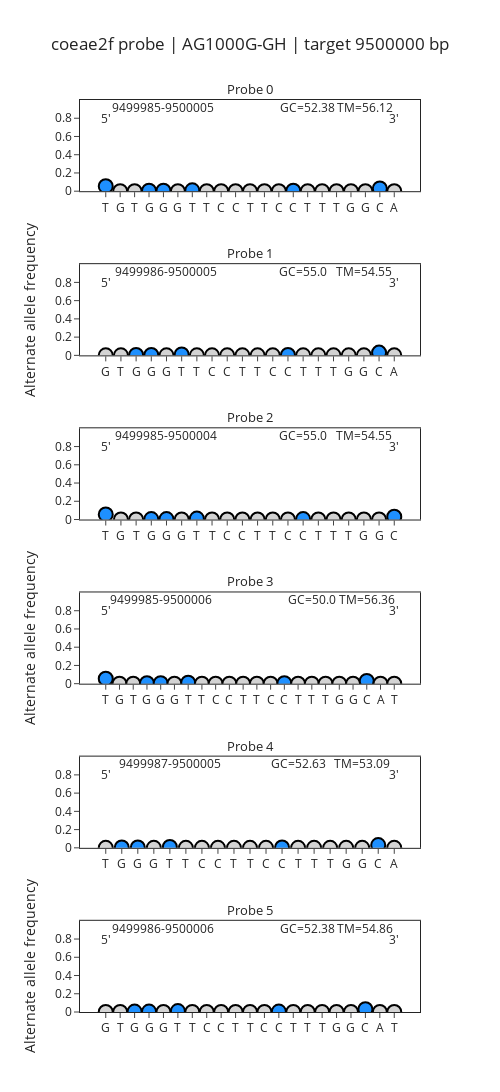

Notebook source saved alongside this figure:
### Markdown cell above
### **Plot allele frequencies in primers locations**

Now we can plot the primers pairs, and the frequency of any alternate alleles in the Ag1000g sample set of choice. When calculating allele frequencies, we will take the sum of all alternate alleles, as we are interested here in any mutations which are different from the reference genome. We can see the frequencies of specific alleles by hovering over the points of the plot - in some cases it may be preferable to design degenerate primers rather than avoid a primer pair completely.

We will also plot the primer Tm, GC and genomic spans of each primer binding site. We can use this plot to identify primers pairs and probes which may be suitable, particularly trying to avoid SNPs in the 3' end.

### Code cell
results_dict = AgamPrimer.plot_primer_ag3_frequencies(primer_df=primer_df,
                                                gdna_pos=gdna_pos,
                                                contig=contig,
                                                sample_set=sample_set, 
                                                sample_query=sample_query,
                                                assay_type=assay_type,
                                                seq_parameters=seq_parameters,
                                                save=True)

### Figure 1 — Plotly figure (JSON) as saved in the notebook; plotly's stock layout.template omitted (floating-point values rounded to 4 significant figures)
{"data": [{"customdata": [[0.05, 0.005, 0, 0.945, "T_9499985"], [0, 0, 1, 0, "G_9499986"], [0, 0, 0, 1, "T_9499987"], [0, 0, 0.995, 0.005, "G_9499988"], [0.005, 0, 0.995, 0, "G_9499989"], [0, 0, 1, 0, "G_9499990"], [0.01, 0, 0, 0.99, "T_9499991"], [0, 0, 0, 1, "T_9499992"], [0, 1, 0, 0, "C_9499993"], [0, 1, 0, 0, "C_9499994"], [0, 0, 0, 1, "T_9499995"], [0, 0, 0, 1, "T_9499996"], [0, 1, 0, 0, "C_9499997"], [0, 0.995, 0, 0.005, "C_9499998"], [0, 0, 0, 1, "T_9499999"], [0, 0, 0, 1, "T_9500000"], [0, 0, 0, 1, "T_9500001"], [0, 0, 1, 0, "G_9500002"], [0, 0, 1, 0, "G_9500003"], [0.03, 0.97, 0, 0, "C_9500004"], [1, 0, 0, 0, "A_9500005"]], "hovertemplate": "Base / Position: %{customdata[4]}<br>Total Alternate freq: %{y}<br>A_freq: %{customdata[0]}<br>C_freq: %{customdata[1]}<br>G_freq: %{customdata[2]}<br>T_freq: %{customdata[3]}", "marker": {"color": [1, -1, -1, 1, 1, -1, 1, -1, -1, -1, -1, -1, -1, 1, -1, -1, -1, -1, -1, 1, -1], "colorscale": [[0, "lightgray"], [0.5, "lightgray"], [1, "dodgerblue"]], "line": {"color": "black", "width": 2}, "size": 14, "symbol": "circle"}, "mode": "markers", "type": "scatter", "x": ["T_9499985", "G_9499986", "T_9499987", "G_9499988", "G_9499989", "G_9499990", "T_9499991", "T_9499992", "C_9499993", "C_9499994", "T_9499995", "T_9499996", "C_9499997", "C_9499998", "T_9499999", "T_9500000", "T_9500001", "G_9500002", "G_9500003", "C_9500004", "A_9500005"], "xaxis": "x", "y": [0.055, 0, 0, 0.005, 0.005, 0, 0.01, 0, 0, 0, 0, 0, 0, 0.005, 0, 0, 0, 0, 0, 0.03, 0], "yaxis": "y"}, {"customdata": [[0, 0, 1, 0, "G_9499986"], [0, 0, 0, 1, "T_9499987"], [0, 0, 0.995, 0.005, "G_9499988"], [0.005, 0, 0.995, 0, "G_9499989"], [0, 0, 1, 0, "G_9499990"], [0.01, 0, 0, 0.99, "T_9499991"], [0, 0, 0, 1, "T_9499992"], [0, 1, 0, 0, "C_9499993"], [0, 1, 0, 0, "C_9499994"], [0, 0, 0, 1, "T_9499995"], [0, 0, 0, 1, "T_9499996"], [0, 1, 0, 0, "C_9499997"], [0, 0.995, 0, 0.005, "C_9499998"], [0, 0, 0, 1, "T_9499999"], [0, 0, 0, 1, "T_9500000"], [0, 0, 0, 1, "T_9500001"], [0, 0, 1, 0, "G_9500002"], [0, 0, 1, 0, "G_9500003"], [0.03, 0.97, 0, 0, "C_9500004"], [1, 0, 0, 0, "A_9500005"]], "hovertemplate": "Base / Position: %{customdata[4]}<br>Total Alternate freq: %{y}<br>A_freq: %{customdata[0]}<br>C_freq: %{customdata[1]}<br>G_freq: %{customdata[2]}<br>T_freq: %{customdata[3]}", "marker": {"color": [-1, -1, 1, 1, -1, 1, -1, -1, -1, -1, -1, -1, 1, -1, -1, -1, -1, -1, 1, -1], "colorscale": [[0, "lightgray"], [0.5, "lightgray"], [1, "dodgerblue"]], "line": {"color": "black", "width": 2}, "size": 14, "symbol": "circle"}, "mode": "markers", "type": "scatter", "x": ["G_9499986", "T_9499987", "G_9499988", "G_9499989", "G_9499990", "T_9499991", "T_9499992", "C_9499993", "C_9499994", "T_9499995", "T_9499996", "C_9499997", "C_9499998", "T_9499999", "T_9500000", "T_9500001", "G_9500002", "G_9500003", "C_9500004", "A_9500005"], "xaxis": "x2", "y": [0, 0, 0.005, 0.005, 0, 0.01, 0, 0, 0, 0, 0, 0, 0.005, 0, 0, 0, 0, 0, 0.03, 0], "yaxis": "y2"}, {"customdata": [[0.05, 0.005, 0, 0.945, "T_9499985"], [0, 0, 1, 0, "G_9499986"], [0, 0, 0, 1, "T_9499987"], [0, 0, 0.995, 0.005, "G_9499988"], [0.005, 0, 0.995, 0, "G_9499989"], [0, 0, 1, 0, "G_9499990"], [0.01, 0, 0, 0.99, "T_9499991"], [0, 0, 0, 1, "T_9499992"], [0, 1, 0, 0, "C_9499993"], [0, 1, 0, 0, "C_9499994"], [0, 0, 0, 1, "T_9499995"], [0, 0, 0, 1, "T_9499996"], [0, 1, 0, 0, "C_9499997"], [0, 0.995, 0, 0.005, "C_9499998"], [0, 0, 0, 1, "T_9499999"], [0, 0, 0, 1, "T_9500000"], [0, 0, 0, 1, "T_9500001"], [0, 0, 1, 0, "G_9500002"], [0, 0, 1, 0, "G_9500003"], [0.03, 0.97, 0, 0, "C_9500004"]], "hovertemplate": "Base / Position: %{customdata[4]}<br>Total Alternate freq: %{y}<br>A_freq: %{customdata[0]}<br>C_freq: %{customdata[1]}<br>G_freq: %{customdata[2]}<br>T_freq: %{customdata[3]}", "marker": {"color": [1, -1, -1, 1, 1, -1, 1, -1, -1, -1, -1, -1, -1, 1, -1, -1, -1, -1, -1, 1], "colorscale": [[0, "lightgray"], [0.5, "lightgray"], [1, "dodgerblue"]], "line": {"color": "black", "width": 2}, "size": 14, "symbol": "circle"}, "mode": "markers", "type": "scatter", "x": ["T_9499985", "G_9499986", "T_9499987", "G_9499988", "G_9499989", "G_9499990", "T_9499991", "T_9499992", "C_9499993", "C_9499994", "T_9499995", "T_9499996", "C_9499997", "C_9499998", "T_9499999", "T_9500000", "T_9500001", "G_9500002", "G_9500003", "C_9500004"], "xaxis": "x3", "y": [0.055, 0, 0, 0.005, 0.005, 0, 0.01, 0, 0, 0, 0, 0, 0, 0.005, 0, 0, 0, 0, 0, 0.03], "yaxis": "y3"}, {"customdata": [[0.05, 0.005, 0, 0.945, "T_9499985"], [0, 0, 1, 0, "G_9499986"], [0, 0, 0, 1, "T_9499987"], [0, 0, 0.995, 0.005, "G_9499988"], [0.005, 0, 0.995, 0, "G_9499989"], [0, 0, 1, 0, "G_9499990"], [0.01, 0, 0, 0.99, "T_9499991"], [0, 0, 0, 1, "T_9499992"], [0, 1, 0, 0, "C_9499993"], [0, 1, 0, 0, "C_9499994"], [0, 0, 0, 1, "T_9499995"], [0, 0, 0, 1, "T_9499996"], [0, 1, 0, 0, "C_9499997"], [0, 0.995, 0, 0.005, "C_9499998"], [0, 0, 0, 1, "T_9499999"], [0, 0, 0, 1, "T_9500000"], [0, 0, 0, 1, "T_9500001"], [0, 0, 1, 0, "G_9500002"], [0, 0, 1, 0, "G_9500003"], [0.03, 0.97, 0, 0, "C_9500004"], [1, 0, 0, 0, "A_9500005"], [0, 0, 0, 1, "T_9500006"]], "hovertemplate": "Base / Position: %{customdata[4]}<br>Total Alternate freq: %{y}<br>A_freq: %{customdata[0]}<br>C_freq: %{customdata[1]}<br>G_freq: %{customdata[2]}<br>T_freq: %{customdata[3]}", "marker": {"color": [1, -1, -1, 1, 1, -1, 1, -1, -1, -1, -1, -1, -1, 1, -1, -1, -1, -1, -1, 1, -1, -1], "colorscale": [[0, "lightgray"], [0.5, "lightgray"], [1, "dodgerblue"]], "line": {"color": "black", "width": 2}, "size": 14, "symbol": "circle"}, "mode": "markers", "type": "scatter", "x": ["T_9499985", "G_9499986", "T_9499987", "G_9499988", "G_9499989", "G_9499990", "T_9499991", "T_9499992", "C_9499993", "C_9499994", "T_9499995", "T_9499996", "C_9499997", "C_9499998", "T_9499999", "T_9500000", "T_9500001", "G_9500002", "G_9500003", "C_9500004", "A_9500005", "T_9500006"], "xaxis": "x4", "y": [0.055, 0, 0, 0.005, 0.005, 0, 0.01, 0, 0, 0, 0, 0, 0, 0.005, 0, 0, 0, 0, 0, 0.03, 0, 0], "yaxis": "y4"}, {"customdata": [[0, 0, 0, 1, "T_9499987"], [0, 0, 0.995, 0.005, "G_9499988"], [0.005, 0, 0.995, 0, "G_9499989"], [0, 0, 1, 0, "G_9499990"], [0.01, 0, 0, 0.99, "T_9499991"], [0, 0, 0, 1, "T_9499992"], [0, 1, 0, 0, "C_9499993"], [0, 1, 0, 0, "C_9499994"], [0, 0, 0, 1, "T_9499995"], [0, 0, 0, 1, "T_9499996"], [0, 1, 0, 0, "C_9499997"], [0, 0.995, 0, 0.005, "C_9499998"], [0, 0, 0, 1, "T_9499999"], [0, 0, 0, 1, "T_9500000"], [0, 0, 0, 1, "T_9500001"], [0, 0, 1, 0, "G_9500002"], [0, 0, 1, 0, "G_9500003"], [0.03, 0.97, 0, 0, "C_9500004"], [1, 0, 0, 0, "A_9500005"]], "hovertemplate": "Base / Position: %{customdata[4]}<br>Total Alternate freq: %{y}<br>A_freq: %{customdata[0]}<br>C_freq: %{customdata[1]}<br>G_freq: %{customdata[2]}<br>T_freq: %{customdata[3]}", "marker": {"color": [-1, 1, 1, -1, 1, -1, -1, -1, -1, -1, -1, 1, -1, -1, -1, -1, -1, 1, -1], "colorscale": [[0, "lightgray"], [0.5, "lightgray"], [1, "dodgerblue"]], "line": {"color": "black", "width": 2}, "size": 14, "symbol": "circle"}, "mode": "markers", "type": "scatter", "x": ["T_9499987", "G_9499988", "G_9499989", "G_9499990", "T_9499991", "T_9499992", "C_9499993", "C_9499994", "T_9499995", "T_9499996", "C_9499997", "C_9499998", "T_9499999", "T_9500000", "T_9500001", "G_9500002", "G_9500003", "C_9500004", "A_9500005"], "xaxis": "x5", "y": [0, 0.005, 0.005, 0, 0.01, 0, 0, 0, 0, 0, 0, 0.005, 0, 0, 0, 0, 0, 0.03, 0], "yaxis": "y5"}, {"customdata": [[0, 0, 1, 0, "G_9499986"], [0, 0, 0, 1, "T_9499987"], [0, 0, 0.995, 0.005, "G_9499988"], [0.005, 0, 0.995, 0, "G_9499989"], [0, 0, 1, 0, "G_9499990"], [0.01, 0, 0, 0.99, "T_9499991"], [0, 0, 0, 1, "T_9499992"], [0, 1, 0, 0, "C_9499993"], [0, 1, 0, 0, "C_9499994"], [0, 0, 0, 1, "T_9499995"], [0, 0, 0, 1, "T_9499996"], [0, 1, 0, 0, "C_9499997"], [0, 0.995, 0, 0.005, "C_9499998"], [0, 0, 0, 1, "T_9499999"], [0, 0, 0, 1, "T_9500000"], [0, 0, 0, 1, "T_9500001"], [0, 0, 1, 0, "G_9500002"], [0, 0, 1, 0, "G_9500003"], [0.03, 0.97, 0, 0, "C_9500004"], [1, 0, 0, 0, "A_9500005"], [0, 0, 0, 1, "T_9500006"]], "hovertemplate": "Base / Position: %{customdata[4]}<br>Total Alternate freq: %{y}<br>A_freq: %{customdata[0]}<br>C_freq: %{customdata[1]}<br>G_freq: %{customdata[2]}<br>T_freq: %{customdata[3]}", "marker": {"color": [-1, -1, 1, 1, -1, 1, -1, -1, -1, -1, -1, -1, 1, -1, -1, -1, -1, -1, 1, -1, -1], "colorscale": [[0, "lightgray"], [0.5, "lightgray"], [1, "dodgerblue"]], "line": {"color": "black", "width": 2}, "size": 14, "symbol": "circle"}, "mode": "markers", "type": "scatter", "x": ["G_9499986", "T_9499987", "G_9499988", "G_9499989", "G_9499990", "T_9499991", "T_9499992", "C_9499993", "C_9499994", "T_9499995", "T_9499996", "C_9499997", "C_9499998", "T_9499999", "T_9500000", "T_9500001", "G_9500002", "G_9500003", "C_9500004", "A_9500005", "T_9500006"], "xaxis": "x6", "y": [0, 0, 0.005, 0.005, 0, 0.01, 0, 0, 0, 0, 0, 0, 0.005, 0, 0, 0, 0, 0, 0.03, 0, 0], "yaxis": "y6"}], "layout": {"annotations": [{"font": {"size": 13}, "showarrow": false, "text": "Probe 0", "x": 0.5, "xanchor": "center", "xref": "paper", "y": 1.0, "yanchor": "bottom", "yref": "paper"}, {"font": {"size": 13}, "showarrow": false, "text": "Probe 1", "x": 0.5, "xanchor": "center", "xref": "paper", "y": 0.82, "yanchor": "bottom", "yref": "paper"}, {"font": {"size": 13}, "showarrow": false, "text": "Probe 2", "x": 0.5, "xanchor": "center", "xref": "paper", "y": 0.64, "yanchor": "bottom", "yref": "paper"}, {"font": {"size": 13}, "showarrow": false, "text": "Probe 3", "x": 0.5, "xanchor": "center", "xref": "paper", "y": 0.46, "yanchor": "bottom", "yref": "paper"}, {"font": {"size": 13}, "showarrow": false, "text": "Probe 4", "x": 0.5, "xanchor": "center", "xref": "paper", "y": 0.28, "yanchor": "bottom", "yref": "paper"}, {"font": {"size": 13}, "showarrow": false, "text": "Probe 5", "x": 0.5, "xanchor": "center", "xref": "paper", "y": 0.1, "yanchor": "bottom", "yref": "paper"}, {"showarrow": false, "text": "5'", "x": "T_9499985", "xref": "x", "y": 0.8, "yref": "y"}, {"showarrow": false, "text": "3'", "x": "A_9500005", "xref": "x", "y": 0.8, "yref": "y"}, {"showarrow": false, "text": "9499985-9500005", "x": "G_9499989", "xref": "x", "y": 0.92, "yref": "y"}, {"showarrow": false, "text": "GC=52.38", "x": "T_9499999", "xref": "x", "y": 0.92, "yref": "y"}, {"showarrow": false, "text": "TM=56.12", "x": "G_9500003", "xref": "x", "y": 0.92, "yref": "y"}, {"showarrow": false, "text": "5'", "x": "G_9499986", "xref": "x2", "y": 0.8, "yref": "y2"}, {"showarrow": false, "text": "3'", "x": "A_9500005", "xref": "x2", "y": 0.8, "yref": "y2"}, {"showarrow": false, "text": "9499986-9500005", "x": "G_9499990", "xref": "x2", "y": 0.92, "yref": "y2"}, {"showarrow": false, "text": "GC=55.0", "x": "T_9499999", "xref": "x2", "y": 0.92, "yref": "y2"}, {"showarrow": false, "text": "TM=54.55", "x": "G_9500003", "xref": "x2", "y": 0.92, "yref": "y2"}, {"showarrow": false, "text": "5'", "x": "T_9499985", "xref": "x3", "y": 0.8, "yref": "y3"}, {"showarrow": false, "text": "3'", "x": "C_9500004", "xref": "x3", "y": 0.8, "yref": "y3"}, {"showarrow": false, "text": "9499985-9500004", "x": "G_9499989", "xref": "x3", "y": 0.92, "yref": "y3"}, {"showarrow": false, "text": "GC=55.0", "x": "C_9499998", "xref": "x3", "y": 0.92, "yref": "y3"}, {"showarrow": false, "text": "TM=54.55", "x": "G_9500002", "xref": "x3", "y": 0.92, "yref": "y3"}, {"showarrow": false, "text": "5'", "x": "T_9499985", "xref": "x4", "y": 0.8, "yref": "y4"}, {"showarrow": false, "text": "3'", "x": "T_9500006", "xref": "x4", "y": 0.8, "yref": "y4"}, {"showarrow": false, "text": "9499985-9500006", "x": "G_9499989", "xref": "x4", "y": 0.92, "yref": "y4"}, {"showarrow": false, "text": "GC=50.0", "x": "T_9500000", "xref": "x4", "y": 0.92, "yref": "y4"}, {"showarrow": false, "text": "TM=56.36", "x": "C_9500004", "xref": "x4", "y": 0.92, "yref": "y4"}, {"showarrow": false, "text": "5'", "x": "T_9499987", "xref": "x5", "y": 0.8, "yref": "y5"}, {"showarrow": false, "text": "3'", "x": "A_9500005", "xref": "x5", "y": 0.8, "yref": "y5"}, {"showarrow": false, "text": "9499987-9500005", "x": "T_9499991", "xref": "x5", "y": 0.92, "yref": "y5"}, {"showarrow": false, "text": "GC=52.63", "x": "T_9499999", "xref": "x5", "y": 0.92, "yref": "y5"}, {"showarrow": false, "text": "TM=53.09", "x": "G_9500003", "xref": "x5", "y": 0.92, "yref": "y5"}, {"showarrow": false, "text": "5'", "x": "G_9499986", "xref": "x6", "y": 0.8, "yref": "y6"}, {"showarrow": false, "text": "3'", "x": "T_9500006", "xref": "x6", "y": 0.8, "yref": "y6"}, {"showarrow": false, "text": "9499986-9500006", "x": "G_9499990", "xref": "x6", "y": 0.92, "yref": "y6"}, {"showarrow": false, "text": "GC=52.38", "x": "T_9500000", "xref": "x6", "y": 0.92, "yref": "y6"}, {"showarrow": false, "text": "TM=54.86", "x": "C_9500004", "xref": "x6", "y": 0.92, "yref": "y6"}], "height": 1200, "showlegend": false, "title": {"text": "coeae2f probe | AG1000G-GH | target 9500000 bp", "x": 0.5}, "width": 500, "xaxis": {"anchor": "y", "domain": [0, 1], "mirror": true, "tickangle": 0, "tickmode": "array", "ticktext": ["T", "G", "T", "G", "G", "G", "T", "T", "C", "C", "T", "T", "C", "C", "T", "T", "T", "G", "G", "C", "A"], "tickvals": ["T_9499985", "G_9499986", "T_9499987", "G_9499988", "G_9499989", "G_9499990", "T_9499991", "T_9499992", "C_9499993", "C_9499994", "T_9499995", "T_9499996", "C_9499997", "C_9499998", "T_9499999", "T_9500000", "T_9500001", "G_9500002", "G_9500003", "C_9500004", "A_9500005"]}, "xaxis2": {"anchor": "y2", "domain": [0, 1], "mirror": true, "tickangle": 0, "tickmode": "array", "ticktext": ["G", "T", "G", "G", "G", "T", "T", "C", "C", "T", "T", "C", "C", "T", "T", "T", "G", "G", "C", "A"], "tickvals": ["G_9499986", "T_9499987", "G_9499988", "G_9499989", "G_9499990", "T_9499991", "T_9499992", "C_9499993", "C_9499994", "T_9499995", "T_9499996", "C_9499997", "C_9499998", "T_9499999", "T_9500000", "T_9500001", "G_9500002", "G_9500003", "C_9500004", "A_9500005"]}, "xaxis3": {"anchor": "y3", "domain": [0, 1], "mirror": true, "tickangle": 0, "tickmode": "array", "ticktext": ["T", "G", "T", "G", "G", "G", "T", "T", "C", "C", "T", "T", "C", "C", "T", "T", "T", "G", "G", "C"], "tickvals": ["T_9499985", "G_9499986", "T_9499987", "G_9499988", "G_9499989", "G_9499990", "T_9499991", "T_9499992", "C_9499993", "C_9499994", "T_9499995", "T_9499996", "C_9499997", "C_9499998", "T_9499999", "T_9500000", "T_9500001", "G_9500002", "G_9500003", "C_9500004"]}, "xaxis4": {"anchor": "y4", "domain": [0, 1], "mirror": true, "tickangle": 0, "tickmode": "array", "ticktext": ["T", "G", "T", "G", "G", "G", "T", "T", "C", "C", "T", "T", "C", "C", "T", "T", "T", "G", "G", "C", "A", "T"], "tickvals": ["T_9499985", "G_9499986", "T_9499987", "G_9499988", "G_9499989", "G_9499990", "T_9499991", "T_9499992", "C_9499993", "C_9499994", "T_9499995", "T_9499996", "C_9499997", "C_9499998", "T_9499999", "T_9500000", "T_9500001", "G_9500002", "G_9500003", "C_9500004", "A_9500005", "T_9500006"]}, "xaxis5": {"anchor": "y5", "domain": [0, 1], "mirror": true, "tickangle": 0, "tickmode": "array", "ticktext": ["T", "G", "G", "G", "T", "T", "C", "C", "T", "T", "C", "C", "T", "T", "T", "G", "G", "C", "A"], "tickvals": ["T_9499987", "G_9499988", "G_9499989", "G_9499990", "T_9499991", "T_9499992", "C_9499993", "C_9499994", "T_9499995", "T_9499996", "C_9499997", "C_9499998", "T_9499999", "T_9500000", "T_9500001", "G_9500002", "G_9500003", "C_9500004", "A_9500005"]}, "xaxis6": {"anchor": "y6", "domain": [0, 1], "mirror": true, "tickangle": 0, "tickmode": "array", "ticktext": ["G", "T", "G", "G", "G", "T", "T", "C", "C", "T", "T", "C", "C", "T", "T", "T", "G", "G", "C", "A", "T"], "tickvals": ["G_9499986", "T_9499987", "G_9499988", "G_9499989", "G_9499990", "T_9499991", "T_9499992", "C_9499993", "C_9499994", "T_9499995", "T_9499996", "C_9499997", "C_9499998", "T_9499999", "T_9500000", "T_9500001", "G_9500002", "G_9500003", "C_9500004", "A_9500005", "T_9500006"]}, "yaxis": {"anchor": "x", "domain": [0.9, 1.0], "mirror": true, "range": [0, 1], "tickvals": [0, 0.2, 0.4, 0.6, 0.8]}, "yaxis2": {"anchor": "x2", "domain": [0.72, 0.82], "mirror": true, "range": [0, 1], "tickvals": [0, 0.2, 0.4, 0.6, 0.8], "title": {"text": "Alternate allele frequency"}}, "yaxis3": {"anchor": "x3", "domain": [0.54, 0.64], "mirror": true, "range": [0, 1], "tickvals": [0, 0.2, 0.4, 0.6, 0.8]}, "yaxis4": {"anchor": "x4", "domain": [0.36, 0.46], "mirror": true, "range": [0, 1], "tickvals": [0, 0.2, 0.4, 0.6, 0.8], "title": {"text": "Alternate allele frequency"}}, "yaxis5": {"anchor": "x5", "domain": [0.18, 0.28], "mirror": true, "range": [0, 1], "tickvals": [0, 0.2, 0.4, 0.6, 0.8]}, "yaxis6": {"anchor": "x6", "domain": [0, 0.1], "mirror": true, "range": [0, 1], "tickvals": [0, 0.2, 0.4, 0.6, 0.8], "title": {"text": "Alternate allele frequency"}}}}
